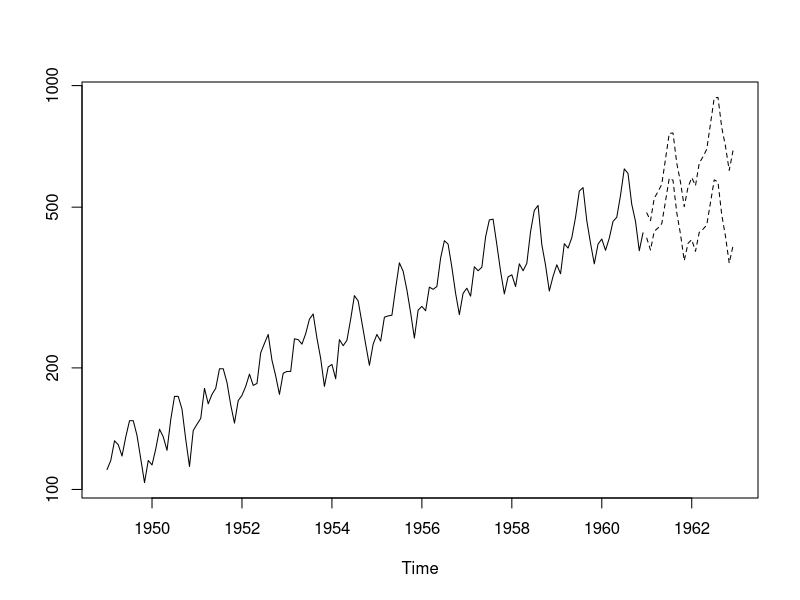

This figure's R source:
setwd("~/work/r")

processV = function(v) {
  for(i in 1:length(v)) {
    if (i<5) {
      v[i] = 10*v[i]
    } else if (i > 90) {
      v[i] = 0.1*v[i]    
    }
  }
  return(v)
}

mycat = function(pre,txt,post) {
  cat(pre,txt,post)
  return(1)
}

(fit <- arima(log10(AirPassengers), c(0, 1, 1),
              seasonal = list(order = c(0, 1, 1), period = 12)))
update(fit, method = "CSS")
update(fit, x = window(log10(AirPassengers), start = 1954))
pred <- predict(fit, n.ahead = 24)
tl <- pred$pred - 1.96 * pred$se
tu <- pred$pred + 1.96 * pred$se
ts.plot(AirPassengers, 10^tl, 10^tu, log = "y", lty = c(1, 2, 2))